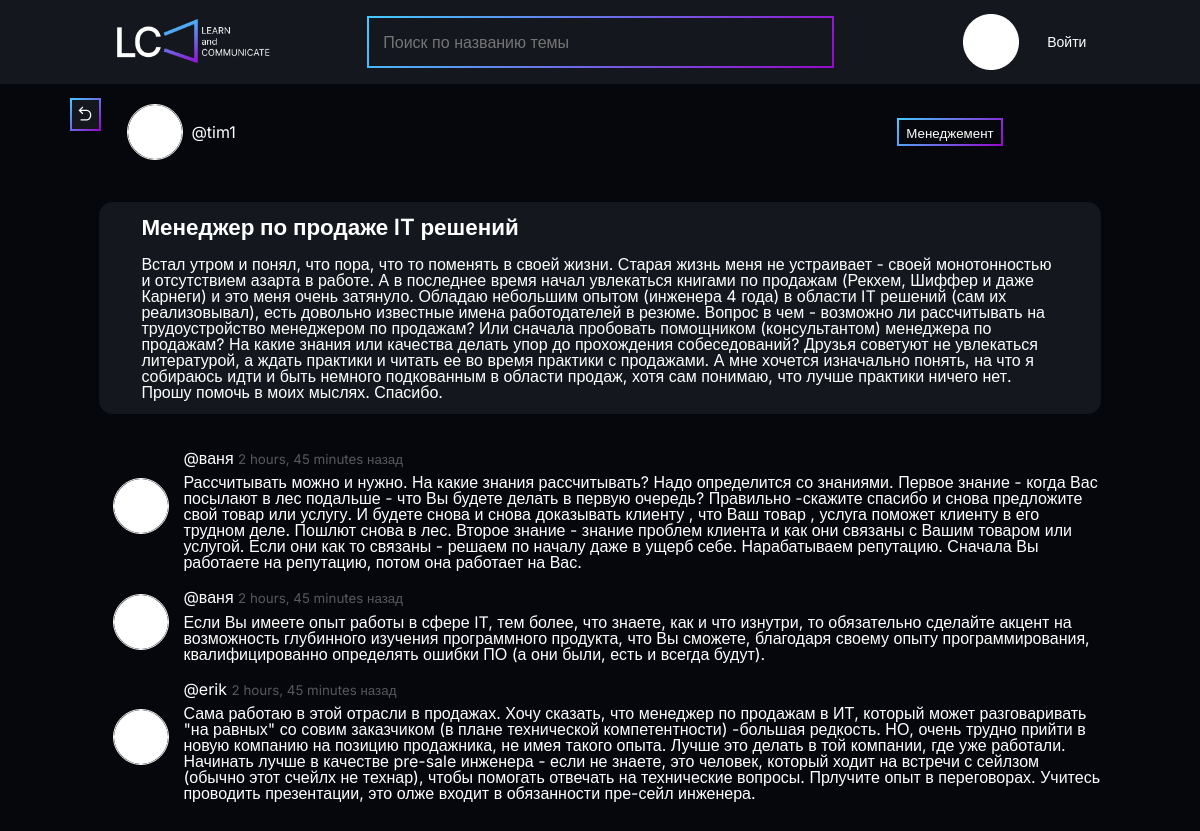
/room/36/, run on the app's committed database.
### base/models.py (models this page shows, shortened)
class Room(models.Model):
    host = models.ForeignKey(User, on_delete=models.SET_NULL, null = True)
    topic = models.ForeignKey(Topic, on_delete=models.SET_NULL, null = True)
    name = models.CharField(max_length=200)
    description = models.TextField(null=True, blank=True)
    participants = models.ManyToManyField(User, related_name='participants', blank=True)
    updated = models.DateTimeField(auto_now=True)
    created=models.DateTimeField(auto_now_add=True)
    class Meta:
        ordering = ['-updated', '-created']

class Topic(models.Model):
    name = models.CharField(max_length=200)

class Message(models.Model):
    user =  models.ForeignKey(User, on_delete=models.CASCADE)
    room = models.ForeignKey(Room, on_delete=models.CASCADE)
    body = models.TextField()
    updated = models.DateTimeField(auto_now=True)
    created=models.DateTimeField(auto_now_add=True)
    class Meta:
        ordering = ['-updated', '-created']

### base/views.py (the view, shortened to what this page needs)
# urls.py: path('room/<str:pk>/', views.room, name = 'room'),
def room(request, pk):
    room = Room.objects.get(id = pk)
    room_messages = room.message_set.all().order_by('created')
    participants = room.participants.all()
    context = {'room':room, 'room_messages':room_messages, 'participants':participants}
    return render(request, 'base/room.html', context)

### base/templates/base/room.html (shortened to what this page needs)
{%extends 'main.html' %} {%load static%} {%block content%}
<div class="room-container">
    <div class="host">
        <a href="{%url 'home'%}"
            ><div id="host-home-link" class="home-link"
                ><img src="{%static 'images/back.png'%}" alt="" /></div
        ></a>
        <div class="host-info">
            <div id="1">
                <a href="{%url 'user-profile' request.user.id%}">
                    <img
                        src="{%static 'images/circle.png'%}"
                        alt=""
                        class="auth-image"
                    />
                </a>
                <span>@{{room.host.username}}</span>
            </div>
            <div>
                <small class="btn-room">{{room.topic.name}}</small>
            </div>
        </div>
    </div>
    <div class="room-info">
        <h1>{{room.name}}</h1>
        <p>{{room.description}}</p>
    </div>
    <div class="comment-wrapper">
        {%for message in room_messages%}
        <div class="comment-cont">
            <a href="{%url 'user-profile' request.user.id%}">
                <img
                    src="{%static 'images/circle.png'%}"
                    alt=""
                    class="auth-image"
                />
            </a>
            <div class="com-body">
                <p
                    >@{{message.user}} <small>{{message.created|timesince}} назад</small>
                    </p
                >
                <p>{{message.body}}</p>
            </div>
        </div>
        {%endfor%}
    </div>
</div>
{%endblock content%}

### static/main.css (style rules this page uses)
* { padding: 0; margin: 0; border: 0; }
*, *:before, *:after { -webkit-box-sizing: border-box; box-sizing: border-box; }
html, body { height: 100%; width: 100%; font-size: 100%; line-height: 1; font-size: 14px; -ms-text-size-adjust: 100%; -moz-text-size-adjust: 100%; -webkit-text-size-adjust: 100%; }
a, a:visited { text-decoration: none; }
img { vertical-align: top; }
h1, h2, h3, h4, h5, h6 { font-size: inherit; font-weight: 400; }
.auth-image { width: 4rem; height: 4rem; border-radius: 50%; -o-object-fit: scale-down; object-fit: scale-down; border: 0.1rem solid white; }
.home-link { position: absolute; top: 5rem; left: 30rem; background-color: #14181E; border: 2px solid white; -o-border-image: linear-gradient(135deg, #43CBFF 0%, #9708CC 100%); border-image: linear-gradient(135deg, #43CBFF 0%, #9708CC 100%); border-image-slice: 1; padding: 0.4em; }
#host-home-link { top: 7rem; left: 5rem; }
.room-container { padding: 1.4rem 7.1rem; display: -ms-grid; display: grid; -ms-grid-rows: 5rem 2rem minmax(10rem, auto) 2rem auto 2rem auto; grid-template-rows: 5rem minmax(10rem, auto) auto auto; -webkit-hyphens: auto; -ms-hyphens: auto; hyphens: auto; gap: 2rem; }
.host-info { display: -webkit-box; display: -ms-flexbox; display: flex; -webkit-box-pack: justify; -ms-flex-pack: justify; justify-content: space-between; -webkit-box-align: center; -ms-flex-align: center; align-items: center; padding-right: 6rem; margin-left: 2rem; }
.host-info div { display: -webkit-box; display: -ms-flexbox; display: flex; -webkit-box-align: center; -ms-flex-align: center; align-items: center; }
.host-info div img { margin-right: 0.5em; }
.host-info .btn-room { height: 2rem; padding: 0.5rem; border: 2px solid white; -o-border-image: linear-gradient(135deg, #43CBFF 0%, #9708CC 100%); border-image: linear-gradient(135deg, #43CBFF 0%, #9708CC 100%); border-image-slice: 1; margin-right: 1rem; }
.room-info { background-color: #14181E; border-radius: 1rem; padding: 1rem 3rem; }
.room-info h1 { font-weight: 600; margin-bottom: 0.8em; font-size: 1.6rem; }
.comment-cont { margin-left: 1rem; -webkit-box-align: center; -ms-flex-align: center; align-items: center; display: -ms-grid; display: grid; -ms-grid-columns: 4rem 1fr; grid-template-columns: 4rem 1fr; margin-bottom: 0.8rem; }
.comment-cont small { color: #FFFFFF54; }
.com-body { display: -webkit-box; display: -ms-flexbox; display: flex; -webkit-box-orient: vertical; -webkit-box-direction: normal; -ms-flex-direction: column; flex-direction: column; margin-left: 1rem; -webkit-box-pack: space-evenly; -ms-flex-pack: space-evenly; justify-content: space-evenly; }
.com-body p { margin-top: 0.5em; }
body { font-family: "Inter", sans-serif; font-size: 16px; font-weight: 400; color: white; background-color: #06070D; }
body a { color: white; }

### data on the page
Room: host.username "tim1", topic.name "Менеджемент", name "Менеджер по продаже IT решений", description "Встал утром и понял, что пора, что то поменять в своей жизни. Старая жизнь меня не устраивает - своей монотонностью и отсутствием азарта в работе. А в последнее время начал увлекаться книгами по продажам (Рекхем, Шиффер и даже Карнеги) и это меня очень затянуло. Обладаю небольшим опытом (инженера 4 года) в области IT решений (сам их реализовывал), есть довольно известные имена работодателей в резюме. Вопрос в чем - возможно ли рассчитывать на трудоустройство менеджером по продажам? Или сначала пробовать помощником (консультантом) менеджера по продажам? На какие знания или качества делать упор до прохождения собеседований? Друзья советуют не увлекаться литературой, а ждать практики и читать…"
Message: user "ваня", created "2 hours, 45 minutes", body "Рассчитывать можно и нужно. На какие знания рассчитывать? Надо определится со знаниями. Первое знание - когда Вас посылают в лес подальше - что Вы будете делать в первую очередь? Правильно -скажите спасибо и снова предложите свой товар или услугу. И будете снова и снова доказывать клиенту , что Ваш товар , услуга поможет клиенту в его трудном деле. Пошлют снова в лес. Второе знание - знание проблем клиента и как они связаны с Вашим товаром или услугой. Если они как то связаны - решаем по началу даже в ущерб себе. Нарабатываем репутацию. Сначала Вы работаете на репутацию, потом она работает на Вас."
Message: user "ваня", created "2 hours, 45 minutes", body "Если Вы имеете опыт работы в сфере IT, тем более, что знаете, как и что изнутри, то обязательно сделайте акцент на возможность глубинного изучения программного продукта, что Вы сможете, благодаря своему опыту программирования, квалифицированно определять ошибки ПО (а они были, есть и всегда будут)."
Message: user "erik", created "2 hours, 45 minutes", body "Сама работаю в этой отрасли в продажах. Хочу сказать, что менеджер по продажам в ИТ, который может разговаривать \"на равных\" со совим заказчиком (в плане технической компетентности) -большая редкость. НО, очень трудно прийти в новую компанию на позицию продажника, не имея такого опыта. Лучше это делать в той компании, где уже работали. Начинать лучше в качестве pre-sale инженера - если не знаете, это человек, который ходит на встречи с сейлзом (обычно этот счейлх не технар), чтобы помогать отвечать на технические вопросы. Прлучите опыт в переговорах. Учитесь проводить презентации, это олже входит в обязанности пре-сейл инженера."
